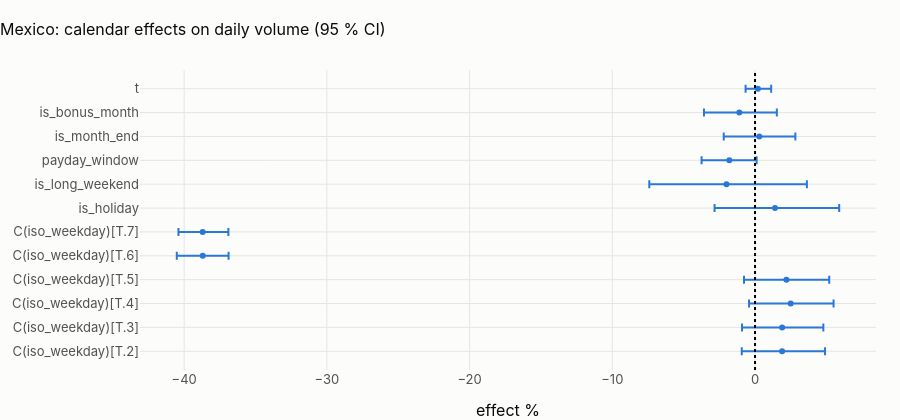

This figure's notebook cell:
### Code cell
eff = coef.reset_index().rename(columns={"index": "term"})
eff["lo %"] = 100 * (np.exp(eff.ci_low) - 1)
eff["hi %"] = 100 * (np.exp(eff.ci_high) - 1)
fig = px.scatter(
    eff,
    x="effect %",
    y="term",
    error_x=eff["hi %"] - eff["effect %"],
    error_x_minus=eff["effect %"] - eff["lo %"],
    title=f"{CTRY.name}: calendar effects on daily volume (95 % CI)",
)
fig.add_vline(x=0, line_dash="dot")
fig.update_layout(height=420, yaxis_title=None)
fig.show()


def says(term: str, label: str) -> str:
    if term not in coef.index:
        return f"{label}: not estimable."
    r = coef.loc[term]
    sig = r.p_value < 0.01
    return f"{label}: **{r['effect %']:+.1f} %** " + (
        "(significant)" if sig else f"(not significant, p = {r.p_value:.2f})"
    )


display(
    Markdown(
        "\n".join(
            [
                "**What the calendar explains in " + CTRY.name + f"** (R² {model.rsquared:.2f}):",
                "* " + says("C(iso_weekday)[T.6]", "Saturday versus Monday"),
                "* " + says("C(iso_weekday)[T.7]", "Sunday versus Monday"),
                "* " + says("is_holiday", "a holiday"),
                "* " + says("payday_window", "the three days after a payday"),
                "* " + says("is_month_end", "month end"),
                "* " + says("is_bonus_month", "bonus month"),
                "* " + says("t", "trend per year"),
            ]
        )
    )
)

### Figure 1 — Plotly figure (JSON) as saved in the notebook; plotly's stock layout.template omitted (floating-point values rounded to 4 significant figures)
{"data": [{"error_x": {"array": [3.006, 2.887, 3.003, 2.999, 1.813, 1.8, 4.498, 5.634, 1.913, 2.527, 2.629, 0.9311], "arrayminus": [2.83, 2.81, 2.919, 2.973, 1.815, 1.697, 4.235, 5.409, 1.945, 2.493, 2.478, 0.8622]}, "hovertemplate": "effect %=%{x}<br>term=%{y}<extra></extra>", "legendgroup": "", "marker": {"color": "#2a78d6", "symbol": "circle"}, "mode": "markers", "name": "", "orientation": "h", "showlegend": false, "type": "scatter", "x": [1.9, 1.9, 2.5, 2.2, -38.7, -38.7, 1.4, -2.0, -1.8, 0.3, -1.1, 0.2], "xaxis": "x", "y": ["C(iso_weekday)[T.2]", "C(iso_weekday)[T.3]", "C(iso_weekday)[T.4]", "C(iso_weekday)[T.5]", "C(iso_weekday)[T.6]", "C(iso_weekday)[T.7]", "is_holiday", "is_long_weekend", "payday_window", "is_month_end", "is_bonus_month", "t"], "yaxis": "y"}], "layout": {"height": 420, "legend": {"tracegroupgap": 0}, "shapes": [{"line": {"dash": "dot"}, "type": "line", "x0": 0, "x1": 0, "xref": "x", "y0": 0, "y1": 1, "yref": "y domain"}], "title": {"text": "Mexico: calendar effects on daily volume (95 % CI)"}, "xaxis": {"anchor": "y", "domain": [0.0, 1.0], "title": {"text": "effect %"}}, "yaxis": {"anchor": "x", "domain": [0.0, 1.0], "title": {}}}}
